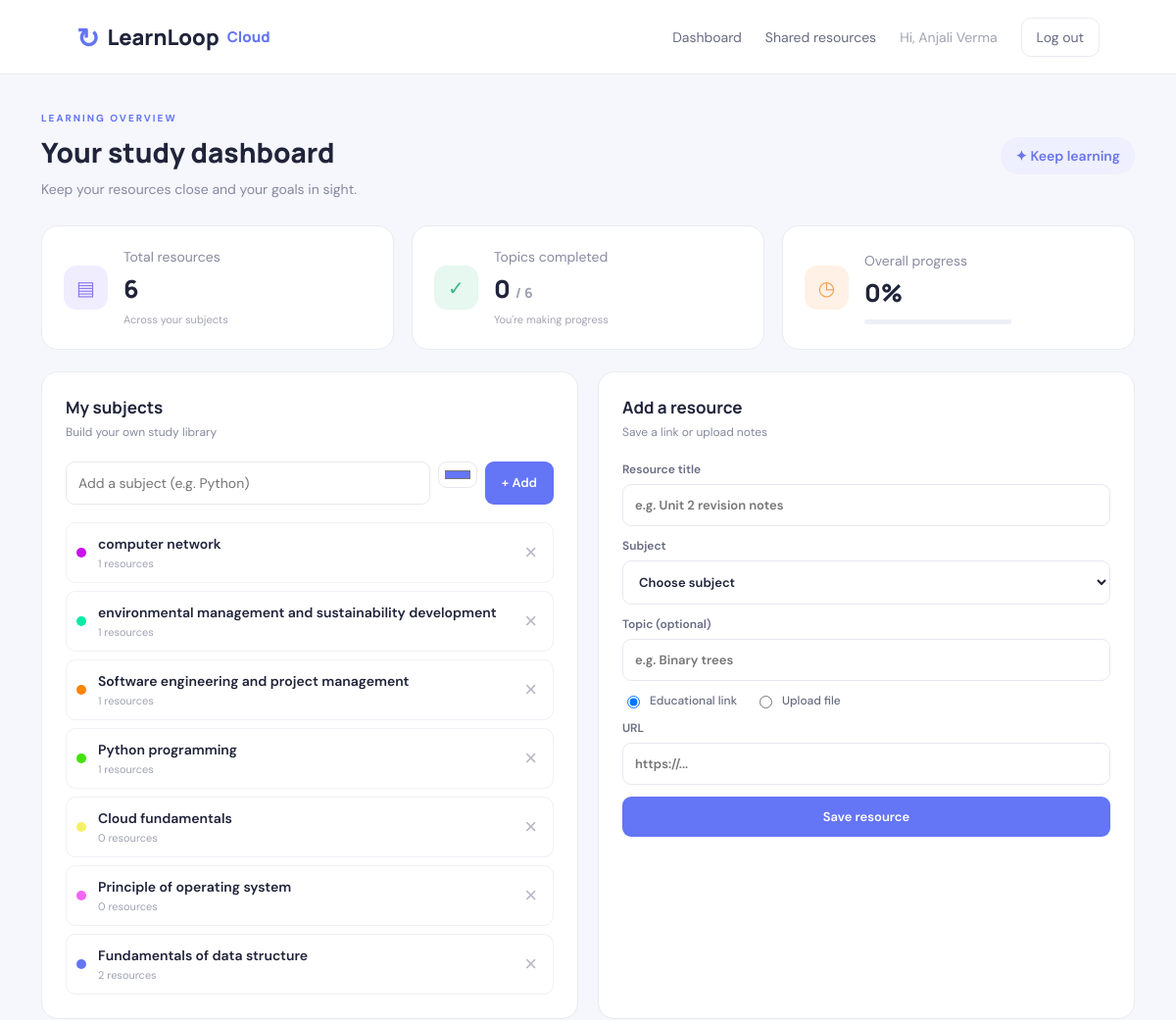
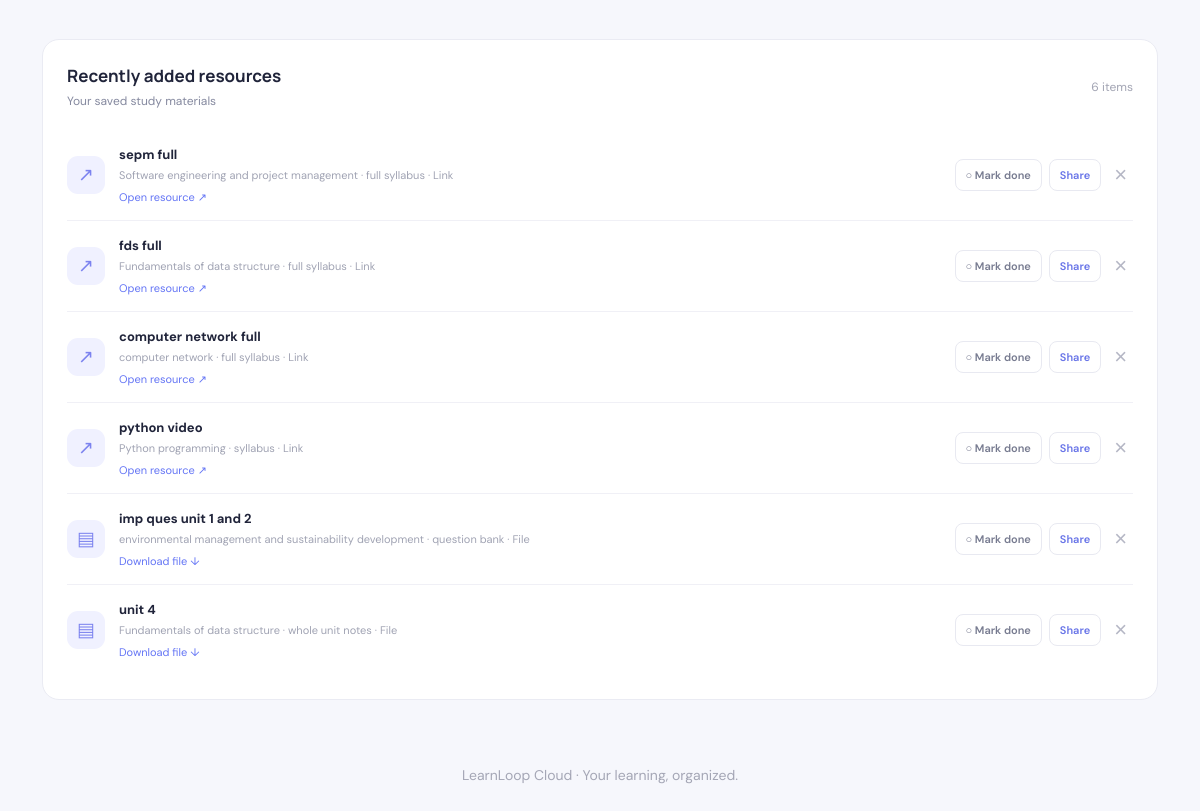
/dashboard (signed in), run on the app's committed database (2 pictures, top to bottom).
### tables this page shows
CREATE TABLE subjects(id INTEGER PRIMARY KEY, user_id INTEGER NOT NULL, name TEXT NOT NULL, color TEXT DEFAULT '#5b6df6');

CREATE TABLE resources(id INTEGER PRIMARY KEY, user_id INTEGER NOT NULL, subject_id INTEGER NOT NULL, title TEXT NOT NULL, kind TEXT NOT NULL, url TEXT, filename TEXT, topic TEXT, completed INTEGER DEFAULT 0, shared INTEGER DEFAULT 0, created_at TIMESTAMP DEFAULT CURRENT_TIMESTAMP);

### app.py (the view)
@app.route("/dashboard")
@login_required
def dashboard():
    uid=session["user_id"]
    with db() as con:
        subjects=con.execute("SELECT * FROM subjects WHERE user_id=? ORDER BY id DESC",(uid,)).fetchall()
        resources=con.execute("""SELECT r.*,s.name subject FROM resources r JOIN subjects s ON r.subject_id=s.id
          WHERE r.user_id=? ORDER BY r.created_at DESC""",(uid,)).fetchall()
        total=len(resources); done=sum(r["completed"] for r in resources)
    return render_template("dashboard.html", subjects=subjects, resources=resources, total=total, done=done,
                           percent=round(done*100/total) if total else 0)

### app.py (called while the page is built)
def db():
    conn = sqlite3.connect(DB_PATH)
    conn.row_factory = sqlite3.Row
    return conn

def login_required(fn):
    @wraps(fn)
    def wrapped(*args, **kwargs):
        if "user_id" not in session:
            return redirect(url_for("login"))
        return fn(*args, **kwargs)
    return wrapped

### templates/dashboard.html (shortened to what this page needs)
{% extends "base.html" %}{% block content %}
<header class="page-head"><div><p class="eyebrow">LEARNING OVERVIEW</p><h1>Your study dashboard</h1><p class="muted">Keep your resources close and your goals in sight.</p></div><span class="pill">✦ Keep learning</span></header>
<section class="stats"><article class="stat"><span class="stat-icon purple">▤</span><div><p>Total resources</p><h2>{{total}}</h2><small>Across your subjects</small></div></article><article class="stat"><span class="stat-icon green">✓</span><div><p>Topics completed</p><h2>{{done}} <small>/ {{total}}</small></h2><small>You're making progress</small></div></article><article class="stat"><span class="stat-icon orange">◷</span><div><p>Overall progress</p><h2>{{percent}}%</h2><div class="progress"><span style="width:{{percent}}%"></span></div></div></article></section>
<div class="content-grid"><section class="panel"><div class="section-title"><div><h2>My subjects</h2><p class="muted">Build your own study library</p></div></div>
<form class="add-subject" method="post" action="{{url_for('add_subject')}}"><input name="name" placeholder="Add a subject (e.g. Python)" required><input type="color" name="color" value="#6475f5" aria-label="Subject color"><button class="btn primary">+ Add</button></form>
{% if subjects %}<div class="subject-list">{% for s in subjects %}<div class="subject-row"><span class="subject-dot" style="background:{{s.color}}"></span><div class="subject-name">{{s.name}}<small>{% set count=resources|selectattr('subject_id','equalto',s.id)|list|length %}{{count}} resources</small></div><form method="post" action="{{url_for('delete_subject',sid=s.id)}}" onsubmit="return confirm('Delete this subject and all its resources?')"><button class="icon-btn" title="Delete subject">×</button></form></div>{% endfor %}</div>{% else %}<div class="empty"><div>▧</div><b>No subjects yet</b><p>Add your first subject to start organizing.</p></div>{% endif %}
</section>
<section class="panel"><div class="section-title"><div><h2>Add a resource</h2><p class="muted">Save a link or upload notes</p></div></div>
<form method="post" action="{{url_for('add_resource')}}" enctype="multipart/form-data" class="form compact"><label>Resource title<input name="title" required placeholder="e.g. Unit 2 revision notes"></label><label>Subject<select name="subject_id" required><option value="">Choose subject</option>{% for s in subjects %}<option value="{{s.id}}">{{s.name}}</option>{% endfor %}</select></label><label>Topic (optional)<input name="topic" placeholder="e.g. Binary trees"></label><div class="choice"><label><input type="radio" name="kind" value="Link" checked onchange="toggleUpload()"> Educational link</label><label><input type="radio" name="kind" value="File" onchange="toggleUpload()"> Upload file</label></div><div id="link-field"><label>URL<input type="url" name="url" placeholder="https://..."></label></div><div id="file-field" hidden><label>Choose notes<input type="file" name="file" accept=".pdf,.doc,.docx,.txt,.png,.jpg,.jpeg"></label></div><button class="btn primary full" {% if not subjects %}disabled title="Add a subject first"{% endif %}>Save resource</button></form></section></div>
<section class="panel resource-panel"><div class="section-title"><div><h2>Recently added resources</h2><p class="muted">Your saved study materials</p></div><span class="count">{{resources|length}} items</span></div>
{% if resources %}<div class="resource-list">{% for r in resources %}<article class="resource"><span class="resource-icon">{{'↗' if r.kind=='Link' else '▤'}}</span><div class="resource-info"><b>{{r.title}}</b><small>{{r.subject}}{% if r.topic %} · {{r.topic}}{% endif %} · {{r.kind}}</small>{% if r.kind=='Link' %}<a class="resource-link" href="{{r.url}}" target="_blank" rel="noopener">Open resource ↗</a>{% else %}<a class="resource-link" href="{{url_for('uploaded_file',filename=r.filename)}}">Download file ↓</a>{% endif %}</div><div class="resource-actions"><form method="post" action="{{url_for('toggle_resource',rid=r.id)}}"><button class="status {{'done' if r.completed else ''}}">{{'✓ Completed' if r.completed else '○ Mark done'}}</button></form><form method="post" action="{{url_for('share_resource',rid=r.id)}}"><button class="mini-btn">{{'Unshare' if r.shared else 'Share'}}</button></form><form method="post" action="{{url_for('delete_resource',rid=r.id)}}"><button class="icon-btn" title="Delete resource">×</button></form></div></article>{% endfor %}</div>{% else %}<div class="empty"><div>✧</div><b>Your library is waiting</b><p>Add a resource using the form above.</p></div>{% endif %}</section>
{% endblock %}

### templates/base.html (shortened to what this page needs)
<!doctype html>
<html lang="en"><head><meta charset="utf-8"><meta name="viewport" content="width=device-width,initial-scale=1">
<title>LearnLoop Cloud</title><link rel="stylesheet" href="{{ url_for('static',filename='style.css') }}"></head>
<body><nav class="nav"><a class="brand" href="{{ url_for('dashboard') if session.get('user_id') else url_for('login') }}"><span class="brand-icon">↻</span> LearnLoop <span>Cloud</span></a>
{% if session.get('user_id') %}<div class="nav-right"><a href="{{ url_for('dashboard') }}">Dashboard</a><a href="{{ url_for('shared') }}">Shared resources</a><span class="welcome">Hi, {{session.get('name')}}</span><a class="logout" href="{{url_for('logout')}}">Log out</a></div>{% endif %}</nav>
<main class="main">{% block content %}{% endblock %}</main>
<footer>LearnLoop Cloud · Your learning, organized.</footer></body></html>

### data on the page
subjects: name "computer network", count "1"
subjects: name "environmental management and sustainability development", count "1"
subjects: name "Software engineering and project management", count "1"
subjects: name "Python programming", count "1"
subjects: name "Cloud fundamentals", count "0"
subjects: name "Principle of operating system", count "0"
subjects: name "Fundamentals of data structure", user "2"
resources: kind "↗", title "sepm full", subject "Software engineering and project management", topic "full syllabus", kind "Link", completed "○ Mark done", shared "Share"
resources: kind "↗", title "fds full", subject "Fundamentals of data structure", topic "full syllabus", kind "Link", completed "○ Mark done", shared "Share"
resources: kind "↗", title "computer network full", subject "computer network", topic "full syllabus", kind "Link", completed "○ Mark done", shared "Share"
resources: kind "↗", title "python video", subject "Python programming", topic "syllabus", kind "Link", completed "○ Mark done", shared "Share"
resources: kind "▤", title "imp ques unit 1 and 2", subject "environmental management and sustainability development", topic "question bank", kind "File", completed "○ Mark done", shared "Share"
resources: kind "▤", title "unit 4", subject "Fundamentals of data structure", topic "whole unit notes", kind "File", completed "○ Mark done", shared "Share"

### other printed values
{{ session.get('name') }} "Anjali Verma"
{{ total }} "6"
{{ done }} "0"
{{ percent }} "0"
{{ resources|length }} "6"
